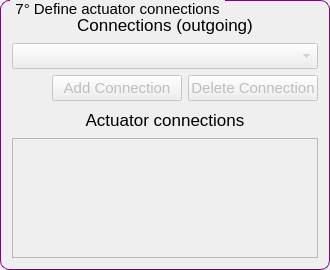
                   <widget class="QGroupBox" name="groupBox_17">
                    <property name="minimumSize">
                     <size>
                      <width>0</width>
                      <height>270</height>
                     </size>
                    </property>
                    <property name="maximumSize">
                     <size>
                      <width>16777215</width>
                      <height>270</height>
                     </size>
                    </property>
                    <property name="styleSheet">
                     <string notr="true">QGroupBox {
    border: 1px solid purple;
    border-radius: 9px;
    margin-top: 0.5em;
    font-size: 15px;
}

QGroupBox::title {
    subcontrol-origin: margin;
    left: 10px;
    padding: 0 3px 0 3px;
}</string>
                    </property>
                    <property name="title">
                     <string>7° Define actuator connections</string>
                    </property>
                    <layout class="QGridLayout" name="gridLayout_7">
                     <item row="0" column="0">
                      <layout class="QVBoxLayout" name="verticalLayout_30">
                       <property name="leftMargin">
                        <number>0</number>
                       </property>
                       <item>
                        <widget class="QLabel" name="label_24">
                         <property name="font">
                          <font>
                           <pointsize>13</pointsize>
                          </font>
                         </property>
                         <property name="text">
                          <string>Connections (outgoing)</string>
                         </property>
                         <property name="alignment">
                          <set>Qt::AlignCenter</set>
                         </property>
                        </widget>
                       </item>
                       <item>
                        <widget class="QComboBox" name="combobox_actuator_connection">
                         <property name="enabled">
                          <bool>false</bool>
                         </property>
                         <property name="font">
                          <font>
                           <pointsize>11</pointsize>
                          </font>
                         </property>
                         <property name="focusPolicy">
                          <enum>Qt::StrongFocus</enum>
                         </property>
                        </widget>
                       </item>
                       <item>
                        <layout class="QHBoxLayout" name="horizontalLayout_29">
                         <item>
                          <spacer name="horizontalSpacer_20">
                           <property name="orientation">
                            <enum>Qt::Horizontal</enum>
                           </property>
                           <property name="sizeHint" stdset="0">
                            <size>
                             <width>40</width>
                             <height>20</height>
                            </size>
                           </property>
                          </spacer>
                         </item>
                         <item>
                          <widget class="QPushButton" name="button_add_actuator_connection">
                           <property name="enabled">
                            <bool>false</bool>
                           </property>
                           <property name="minimumSize">
                            <size>
                             <width>130</width>
                             <height>0</height>
                            </size>
                           </property>
                           <property name="maximumSize">
                            <size>
                             <width>130</width>
                             <height>16777215</height>
                            </size>
                           </property>
                           <property name="font">
                            <font>
                             <pointsize>11</pointsize>
                            </font>
                           </property>
                           <property name="text">
                            <string>Add Connection</string>
                           </property>
                          </widget>
                         </item>
                         <item>
                          <widget class="QPushButton" name="button_delete_actuator_connection">
                           <property name="enabled">
                            <bool>false</bool>
                           </property>
                           <property name="minimumSize">
                            <size>
                             <width>130</width>
                             <height>0</height>
                            </size>
                           </property>
                           <property name="maximumSize">
                            <size>
                             <width>130</width>
                             <height>16777215</height>
                            </size>
                           </property>
                           <property name="font">
                            <font>
                             <pointsize>11</pointsize>
                            </font>
                           </property>
                           <property name="text">
                            <string>Delete Connection</string>
                           </property>
                          </widget>
                         </item>
                        </layout>
                       </item>
                       <item>
                        <widget class="QLabel" name="label_37">
                         <property name="font">
                          <font>
                           <pointsize>13</pointsize>
                          </font>
                         </property>
                         <property name="text">
                          <string>Actuator connections</string>
                         </property>
                         <property name="alignment">
                          <set>Qt::AlignCenter</set>
                         </property>
                        </widget>
                       </item>
                       <item>
                        <widget class="QListWidget" name="listwidget_actuator_connection">
                         <property name="enabled">
                          <bool>false</bool>
                         </property>
                         <property name="minimumSize">
                          <size>
                           <width>0</width>
                           <height>120</height>
                          </size>
                         </property>
                         <property name="maximumSize">
                          <size>
                           <width>16777215</width>
                           <height>120</height>
                          </size>
                         </property>
                         <property name="font">
                          <font>
                           <pointsize>11</pointsize>
                          </font>
                         </property>
                         <property name="alternatingRowColors">
                          <bool>true</bool>
                         </property>
                        </widget>
                       </item>
                      </layout>
                     </item>
                    </layout>
                   </widget>
